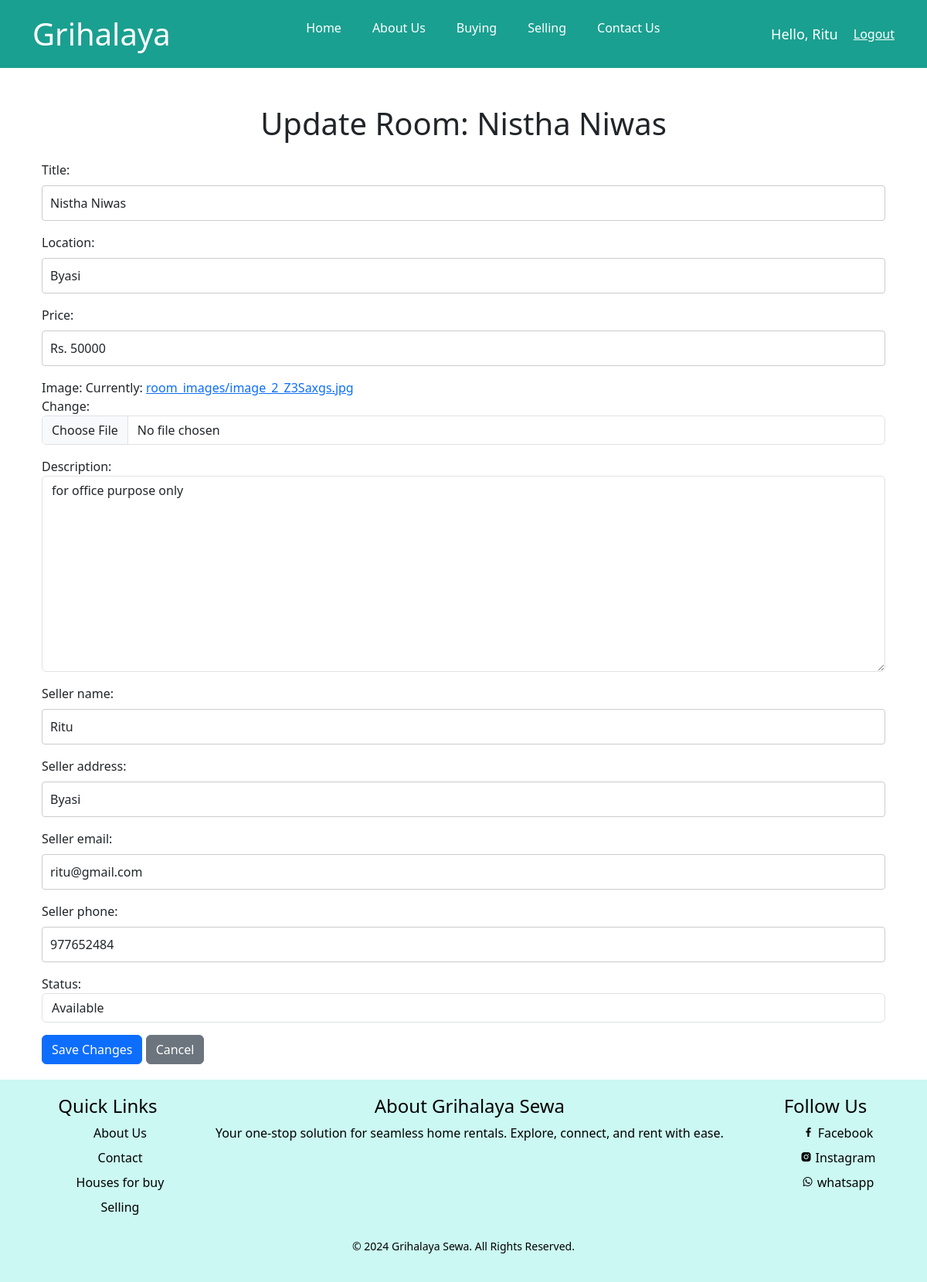
Screenshot of /register/sell_room_update/5/ (signed in) with the database file from the repository.
### register/models.py (models this page shows, shortened)
class Room(models.Model):
    title = models.CharField(max_length=200)  # Title of the room listing
    location = models.CharField(max_length=255)  # Location of the room
    price = models.CharField(max_length=255)  # Price for renting the room
    image = models.ImageField(upload_to='room_images/')  # Image of the room
    description = models.TextField()  # Description of the room
    seller_name = models.CharField(max_length=255)  # Seller's name
    seller_address = models.TextField()  # Seller's address
    seller_email = models.EmailField()  # Seller's email
    seller_phone = models.CharField(max_length=15)  # Seller's phone number
    status = models.CharField(
        max_length=50,
        choices=[('available', 'Available'), ('sold', 'Sold')],
        default='available'
    )  # Room status
    user = models.ForeignKey(User, on_delete=models.CASCADE, related_name='rooms', null=True, blank=True)

### register/views.py (the view)
# urls.py: path('sell_room_update/<int:pk>/',views.Sell_Room_update,name="sell_room_update"),
@login_required(login_url='register:login')
def Sell_Room_update(request, pk):
    room = get_object_or_404(Room, pk=pk)
    if room.user != request.user:
        return HttpResponseForbidden("You are not allowed to edit this room.")
    if request.method == 'POST':
        form = RoomForm(request.POST, request.FILES, instance=room)
        if form.is_valid():
            form.save()     #user is not modified here
            return redirect('register:sell_room_detail', pk=room.pk)
    else:
        form = RoomForm(instance=room)
    return render(request, 'register/selling/sell_room_update.html', {'form': form, 'room': room})

### templates/register/selling/sell_room_update.html (shortened to what this page needs)
{% extends "main/base.html" %}
{% load static %}
{% block css %}
{{ block.super }}
{% endblock css %}
{% block content %}
<div class="container mt-5">
    <h1 class="mb-4">Update Room: {{ room.title }}</h1>
    <form method="post" enctype="multipart/form-data">
        {{ form.as_p }}
        <button type="submit" class="btn btn-primary">Save Changes</button>
        <a href="{% url 'register:sell_room_detail' room.pk %}" class="btn btn-secondary">Cancel</a>
    </form>
</div>
{% endblock content %}

### templates/main/navbar.html
{% load static %}
<div class="bg-header">
<div class="container">
<header>
    <div class="logo">
        <a href="#" > Grihalaya</a>
    </div>
    <nav class="navbar">
        <ul >
            <li><a class="{{home}}" href="{% url "home" %}">Home</a></li>
            <li><a class="{{aboutus}}" href="{% url "aboutus" %}">About Us</a></li>
            <li><a class="{{buying}}" href="{% url "register:buying" %}">Buying</a></li>
            {% if request.user.is_authenticated %}
            <li><a class="{{selling}}" href="{% url "register:selling" request.user.pk %}">Selling</a></li>
            {% else %}
            <li><a class="{{selling}}" href="{% url "register:selling2" %}">Selling</a></li>
            {% endif %}
            <li><a class="{{contactus}}" href="{% url "contactus" %}">Contact Us</a></li>
        </ul>
    </nav>
    <div class="h-btn">
        {% if request.user.is_authenticated %}
        <span class="hello"> Hello, {{request.user.username}} </span>
        <a href="{% url "register:logout" %}" class="btn-logout">Logout</a>
        {% else %}
        <a href="{% url "register:login" %}"  class="btn-login">Login</a>
        <a href="{% url "register:signup" %}"  class="btn-signup">Sign Up</a>
        {% endif %}
    </div>
 </header>
</div>
</div>

### static/css/mycss2.css (style rules this page uses)
* { margin: 0; padding: 0; box-sizing: border-box; }
.container { width: 1200px; margin: auto; }
.bg-header { background-color: #1aa090; }
header { display: flex; align-items: center; justify-content: space-between; padding: 10px 0px; }
.logo a { text-decoration: none; font-size: 40px; color: white; }
.navbar ul { display: flex; align-items: center; justify-content: center; color: white; list-style: none; }
.navbar ul li a { padding: 6px 12px; margin: 0 8px; border-radius: 8px; text-decoration: none; color: white; display: inline-block; }
.h-btn { display: flex; align-items: center; justify-content: center; gap: 20px; }
.h-btn a { display: inline-block; color: white; }
.hello { display: inline-block; font-size: 18px; color: white; }
h1 { text-align: center; color: #333; }
input[type="text"], input[type="email"], textarea { width: 100%; padding: 10px; margin: 8px 0; border: 1px solid #ccc; border-radius: 4px; box-sizing: border-box; }

### rows the page displays
Room: title "Nistha Niwas", location "Byasi", price "Rs. 50000", description "for office purpose only", seller_name "Ritu", seller_address "Byasi", seller_email "ritu@gmail.com", seller_phone "977652484", status "Available"

### other values shown
{{ request.user.username }} "Ritu"
